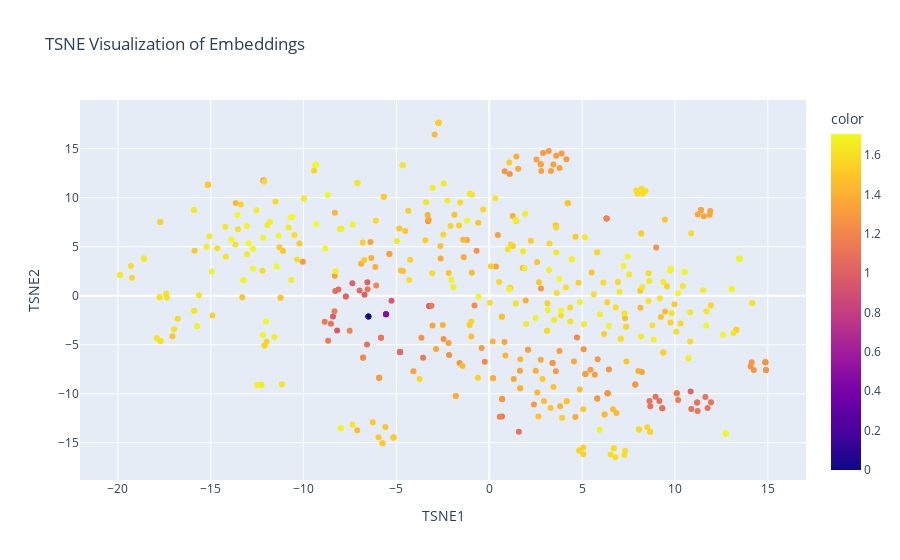

Source (notebook cell):
### Code cell
%%time
# Step 4: Visualize using Plotly
fig = px.scatter(
    df,
    x="TSNE1",
    y="TSNE2",
    color=distances[0],
    hover_name='title',
    hover_data=metadata_df,
    title="TSNE Visualization of Embeddings"
)
fig.show()

### Figure 1 — Plotly figure (JSON) as saved in the notebook; plotly's stock layout.template omitted (floating-point values rounded to 4 significant figures; data arrays with more than 128 entries replaced by an {"elided": "..."} marker saying what was removed)
{"data": [{"customdata": {"elided": "500x3 str values"}, "hovertemplate": "<b>%{hovertext}</b><br><br>TSNE1=%{x}<br>TSNE2=%{y}<br>date=%{customdata[0]}<br>source=%{customdata[1]}<br>title=%{customdata[2]}<br>color=%{marker.color}<extra></extra>", "hovertext": {"elided": "500 str values"}, "legendgroup": "", "marker": {"color": {"elided": "500 float values"}, "coloraxis": "coloraxis", "symbol": "circle"}, "mode": "markers", "name": "", "orientation": "v", "showlegend": false, "type": "scatter", "x": {"elided": "500 float values"}, "xaxis": "x", "y": {"elided": "500 float values"}, "yaxis": "y"}], "layout": {"coloraxis": {"colorbar": {"title": {"text": "color"}}, "colorscale": [[0, "#0d0887"], [0.1111, "#46039f"], [0.2222, "#7201a8"], [0.3333, "#9c179e"], [0.4444, "#bd3786"], [0.5556, "#d8576b"], [0.6667, "#ed7953"], [0.7778, "#fb9f3a"], [0.8889, "#fdca26"], [1, "#f0f921"]]}, "legend": {"tracegroupgap": 0}, "title": {"text": "TSNE Visualization of Embeddings"}, "xaxis": {"anchor": "y", "domain": [0, 1], "title": {"text": "TSNE1"}}, "yaxis": {"anchor": "x", "domain": [0, 1], "title": {"text": "TSNE2"}}}}
